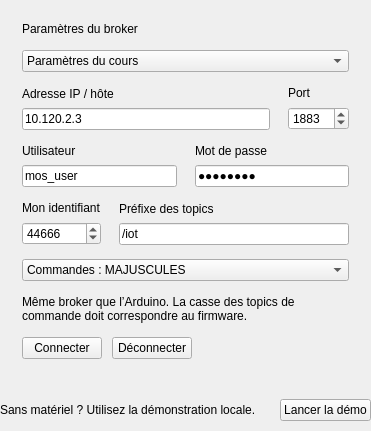
                  <widget class="QWidget" name="settingsPage">
                    <layout class="QVBoxLayout" name="settingsLayout">
                      <property name="spacing">
                        <number>18</number>
                      </property>
                      <property name="leftMargin">
                        <number>0</number>
                      </property>
                      <property name="topMargin">
                        <number>0</number>
                      </property>
                      <property name="rightMargin">
                        <number>0</number>
                      </property>
                      <property name="bottomMargin">
                        <number>0</number>
                      </property>
                      <item>
                        <widget class="QFrame" name="connectionGroup">
                          <layout class="QVBoxLayout" name="connectionLayout">
                            <property name="spacing">
                              <number>14</number>
                            </property>
                            <property name="leftMargin">
                              <number>22</number>
                            </property>
                            <property name="topMargin">
                              <number>22</number>
                            </property>
                            <property name="rightMargin">
                              <number>22</number>
                            </property>
                            <property name="bottomMargin">
                              <number>22</number>
                            </property>
                            <item>
                              <widget class="QLabel" name="connectionTitle">
                                <property name="text">
                                  <string>Paramètres du broker</string>
                                </property>
                              </widget>
                            </item>
                            <item>
                              <widget class="QComboBox" name="profileCombo">
                                <item>
                                  <property name="text">
                                    <string>Paramètres du cours</string>
                                  </property>
                                </item>
                                <item>
                                  <property name="text">
                                    <string>Arduino REN · 192.168.1.1</string>
                                  </property>
                                </item>
                                <item>
                                  <property name="text">
                                    <string>Personnalisé</string>
                                  </property>
                                </item>
                              </widget>
                            </item>
                            <item>
                              <layout class="QHBoxLayout" name="addressFields">
                                <property name="spacing">
                                  <number>18</number>
                                </property>
                                <item>
                                  <layout class="QVBoxLayout" name="lneHostField">
                                    <property name="spacing">
                                      <number>7</number>
                                    </property>
                                    <item>
                                      <widget class="QLabel" name="lneHostCaption">
                                        <property name="text">
                                          <string>Adresse IP / hôte</string>
                                        </property>
                                      </widget>
                                    </item>
                                    <item>
                                      <widget class="QLineEdit" name="lneHost">
                                        <property name="text">
                                          <string>10.120.2.3</string>
                                        </property>
                                      </widget>
                                    </item>
                                  </layout>
                                </item>
                                <item>
                                  <layout class="QVBoxLayout" name="spnPortField">
                                    <property name="spacing">
                                      <number>7</number>
                                    </property>
                                    <item>
                                      <widget class="QLabel" name="spnPortCaption">
                                        <property name="text">
                                          <string>Port</string>
                                        </property>
                                      </widget>
                                    </item>
                                    <item>
                                      <widget class="QSpinBox" name="spnPort">
                                        <property name="minimum">
                                          <number>1</number>
                                        </property>
                                        <property name="maximum">
                                          <number>65535</number>
                                        </property>
                                        <property name="value">
                                          <number>1883</number>
                                        </property>
                                      </widget>
                                    </item>
                                  </layout>
                                </item>
                              </layout>
                            </item>
                            <item>
                              <layout class="QHBoxLayout" name="credentialsFields">
                                <property name="spacing">
                                  <number>18</number>
                                </property>
                                <item>
                                  <layout class="QVBoxLayout" name="lneUsernameField">
                                    <property name="spacing">
                                      <number>7</number>
                                    </property>
                                    <item>
                                      <widget class="QLabel" name="lneUsernameCaption">
                                        <property name="text">
                                          <string>Utilisateur</string>
                                        </property>
                                      </widget>
                                    </item>
                                    <item>
                                      <widget class="QLineEdit" name="lneUsername">
                                        <property name="text">
                                          <string>mos_user</string>
                                        </property>
                                      </widget>
                                    </item>
                                  </layout>
                                </item>
                                <item>
                                  <layout class="QVBoxLayout" name="lnePasswordField">
                                    <property name="spacing">
                                      <number>7</number>
                                    </property>
                                    <item>
                                      <widget class="QLabel" name="lnePasswordCaption">
                                        <property name="text">
                                          <string>Mot de passe</string>
                                        </property>
                                      </widget>
                                    </item>
                                    <item>
                                      <widget class="QLineEdit" name="lnePassword">
                                        <property name="text">
                                          <string>mos_user</string>
                                        </property>
                                        <property name="echoMode">
                                          <enum>QLineEdit::Password</enum>
                                        </property>
                                      </widget>
                                    </item>
                                  </layout>
                                </item>
                              </layout>
                            </item>
                            <item>
                              <layout class="QHBoxLayout" name="topicFields">
                                <property name="spacing">
                                  <number>18</number>
                                </property>
                                <item>
                                  <layout class="QVBoxLayout" name="spnSensorField">
                                    <property name="spacing">
                                      <number>7</number>
                                    </property>
                                    <item>
                                      <widget class="QLabel" name="spnSensorCaption">
                                        <property name="text">
                                          <string>Mon identifiant</string>
                                        </property>
                                      </widget>
                                    </item>
                                    <item>
                                      <widget class="QSpinBox" name="spnSensor">
                                        <property name="minimum">
                                          <number>1</number>
                                        </property>
                                        <property name="maximum">
                                          <number>999999999</number>
                                        </property>
                                        <property name="value">
                                          <number>44666</number>
                                        </property>
                                      </widget>
                                    </item>
                                  </layout>
                                </item>
                                <item>
                                  <layout class="QVBoxLayout" name="lnePrefixField">
                                    <property name="spacing">
                                      <number>7</number>
                                    </property>
                                    <item>
                                      <widget class="QLabel" name="lnePrefixCaption">
                                        <property name="text">
                                          <string>Préfixe des topics</string>
                                        </property>
                                      </widget>
                                    </item>
                                    <item>
                                      <widget class="QLineEdit" name="lnePrefix">
                                        <property name="text">
                                          <string>/iot</string>
                                        </property>
                                      </widget>
                                    </item>
                                  </layout>
                                </item>
                              </layout>
                            </item>
                            <item>
                              <widget class="QComboBox" name="caseCombo">
                                <item>
                                  <property name="text">
                                    <string>Commandes : MAJUSCULES</string>
                                  </property>
                                </item>
                                <item>
                                  <property name="text">
                                    <string>Commandes : minuscules</string>
                                  </property>
                                </item>
                              </widget>
                            </item>
                            <item>
                              <widget class="QLabel" name="topicHint">
                                <property name="text">
                                  <string>Même broker que l’Arduino. La casse des topics de commande doit correspondre au firmware.</string>
                                </property>
                                <property name="wordWrap">
                                  <bool>true</bool>
                                </property>
                              </widget>
                            </item>
                            <item>
                              <layout class="QHBoxLayout" name="connectionButtons">
                                <property name="spacing">
                                  <number>10</number>
                                </property>
                                <item>
                                  <widget class="QPushButton" name="btnConnect">
                                    <property name="text">
                                      <string>Connecter</string>
                                    </property>
                                  </widget>
                                </item>
                                <item>
                                  <widget class="QPushButton" name="btnDisconnect">
                                    <property name="text">
                                      <string>Déconnecter</string>
                                    </property>
                                  </widget>
                                </item>
                                <item>
                                  <spacer name="connectionStretch">
                                    <property name="orientation">
                                      <enum>Qt::Horizontal</enum>
                                    </property>
                                    <property name="sizeHint" stdset="0">
                                      <size>
                                        <width>10</width>
                                        <height>10</height>
                                      </size>
                                    </property>
                                  </spacer>
                                </item>
                              </layout>
                            </item>
                          </layout>
                        </widget>
                      </item>
                      <item>
                        <layout class="QHBoxLayout" name="demoLayout">
                          <property name="spacing">
                            <number>14</number>
                          </property>
                          <item>
                            <widget class="QLabel" name="demoHint">
                              <property name="text">
                                <string>Sans matériel ? Utilisez la démonstration locale.</string>
                              </property>
                            </widget>
                          </item>
                          <item>
                            <spacer name="demoStretch">
                              <property name="orientation">
                                <enum>Qt::Horizontal</enum>
                              </property>
                              <property name="sizeHint" stdset="0">
                                <size>
                                  <width>10</width>
                                  <height>10</height>
                                </size>
                              </property>
                            </spacer>
                          </item>
                          <item>
                            <widget class="QPushButton" name="btnDemo">
                              <property name="text">
                                <string>Lancer la démo</string>
                              </property>
                            </widget>
                          </item>
                        </layout>
                      </item>
                      <item>
                        <spacer name="settingsStretch">
                          <property name="orientation">
                            <enum>Qt::Vertical</enum>
                          </property>
                          <property name="sizeHint" stdset="0">
                            <size>
                              <width>10</width>
                              <height>10</height>
                            </size>
                          </property>
                        </spacer>
                      </item>
                    </layout>
                  </widget>
